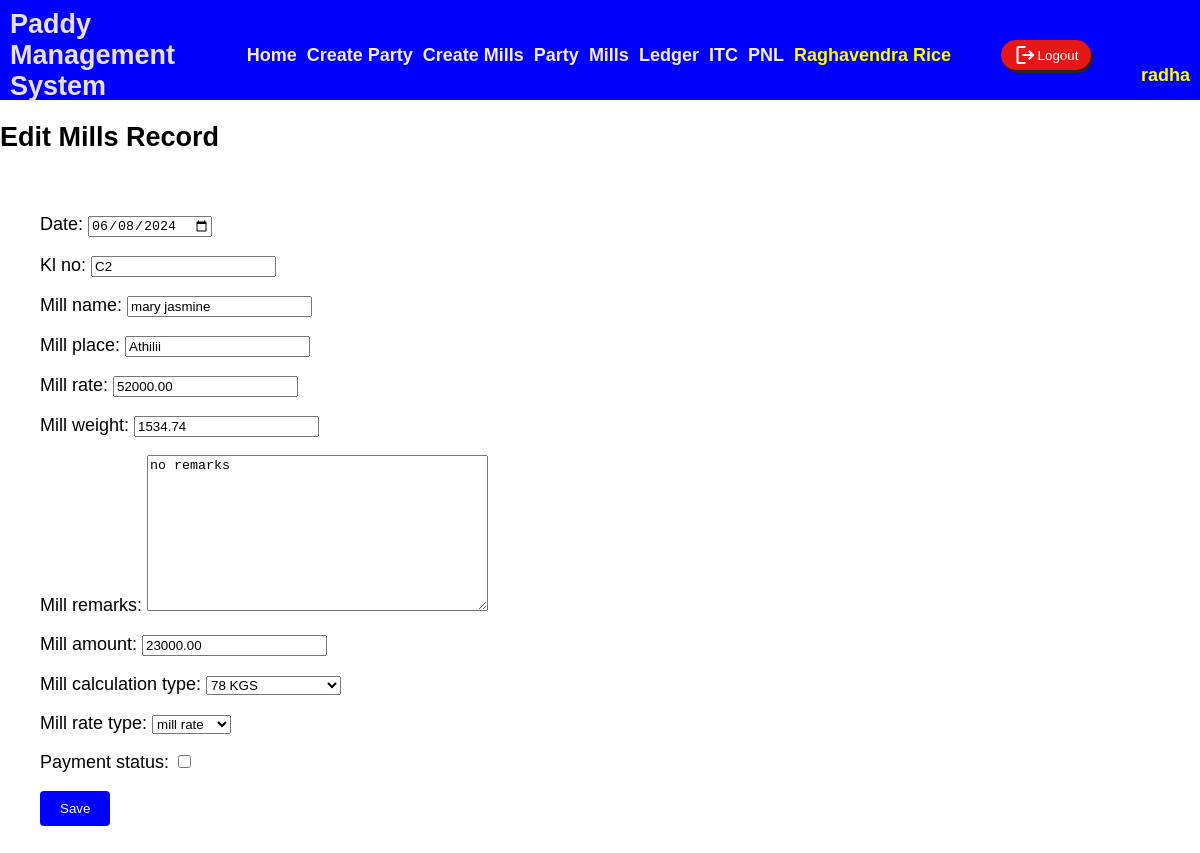
The page /mills-record/10/edit/ (signed in) on the database its author committed.
### paddymastersystem/models.py (models this page shows)
class MillsRecord(models.Model):
    date = models.DateField()
    kl_no = models.CharField(max_length=100)
    mill_name = models.CharField(max_length=100)
    mill_place = models.CharField(max_length=100)
    mill_rate = models.DecimalField(max_digits=10, decimal_places=2)
    mill_weight = models.DecimalField(max_digits=10, decimal_places=2)
    mill_remarks = models.TextField(blank=True)
    mill_amount = models.DecimalField(max_digits=10, decimal_places=2)
    MILL_CALCULATION_CHOICES = [
        ('BAGS_X4', 'BAGS X 4'),
        ('78KGS', '78 KGS'),
        ('79KGS', '79 KGS'),
        ('79_Delivery', '79 Delivery'),
        ('78_Delivery', '78 Delivery'),
        ('BAGS_X4_Delivery', 'BAGS X 4 Delivery'),
    ]
    mill_calculation_type = models.CharField(choices=MILL_CALCULATION_CHOICES, max_length=50)
    mill_rate_type = models.CharField(max_length=100, choices=(('party rate', 'party rate'), ('mill rate', 'mill rate')))
    payment_status = models.BooleanField(default=False)

### paddymastersystem/views.py (the view)
# urls.py: path('mills-record/<int:pk>/edit/', views.edit_mills_record, name='edit_mills_record'),
@login_required(login_url='login')
def edit_mills_record(request, pk):
    mills_record = get_object_or_404(MillsRecord, pk=pk)
    if request.method == 'POST':
        form = MillRecordForm(request.POST, instance=mills_record)
        if form.is_valid():
            form.save()
            messages.success(request, 'Mills record updated successfully.')
            return redirect('mills_detail_view', pk=pk)
        else:
            messages.error(request, 'Please correct the errors below.')
    else:
        form = MillRecordForm(instance=mills_record)
    return render(request, 'mills/edit_mills_record.html', {'form': form})

### paddymastersystem/forms.py
class MillRecordForm(forms.ModelForm):
    class Meta:
        model = MillsRecord
        fields = '__all__'
        widgets = {
            'date': forms.DateInput(attrs={'type': 'date'}),
        }

### templates/mills/edit_mills_record.html (shortened to what this page needs)
{% extends "common.html" %}
{% block content %}
<h2>Edit Mills Record</h2>
<form method="post">
    {{ form.as_p }}
    <div class="form-group">
        <input type="submit" value="Save">
    </div>
</form>
{% endblock %}

### templates/common.html (shortened to what this page needs)
<!DOCTYPE html>
<html lang="en">
<head>
</head>
<body>
    <header>
        <h3 class="logo">Paddy Management System</h3>
        {% if user.is_authenticated %}
        <div class="nav-links">
            <h3><a href="{% url 'homepage' %}">Home</a></h3>
            <h3><a href="{% url 'add_party_record' %}">Create Party</a></h3>
            <h3><a href="{% url 'add_mill_record' %}">Create Mills</a></h3>
            <h3><a href="{% url 'party' %}">Party</a></h3>
            <h3><a href="{% url 'mills' %}">Mills</a></h3>
            <h3><a href="{% url 'ledger' %}">Ledger</a></h3>
            <h3><a href="{% url 'interest_entry' %}">ITC</a></h3>
            <h3><a href="{% url 'view_records' %}">PNL</a></h3>
            <h3 style="color:yellow">Raghavendra Rice</h3>
            <form method="post" action="{% url 'logout' %}">
                <button type="submit" id="buttn"><span class="material-symbols-outlined">logout</span> Logout</button>
            </form>
            <h3 style="color:yellow;display: flex; margin-top: 40px;">{{ request.user.username }}</h3>
        </div>
        {% endif %}
    </header>
    {% block content %}{% endblock %}
</body>
</html>

### templates/common.html (style rules this page uses)
body { margin: 0; height: 100vh; font-family: Arial, sans-serif; }
header { display: grid; grid-template-columns: 1fr auto; align-items: center; background-color: blue; width: 100%; height: 100px; color: rgb(234, 223, 223); padding: 0 10px; }
.logo { justify-self: start; font-size: 1.5em; }
.nav-links { display: flex; gap: 10px; align-items: center; flex-wrap: wrap; }
a { text-decoration: none; color: rgb(244, 234, 234); }
h3 { margin: 0; font-size: 1em; }
#buttn { display: flex; align-items: center; justify-content: center; background-color: rgb(230, 23, 23); width: 90px; height: 30px; box-shadow: 2px 3px rgb(37, 38, 37); border-radius: 20px; color: white; cursor: pointer; border: none; }
@media only screen and (min-width: 768px) { body { font-size: 18px; } }
@media only screen and (min-width: 768px) { .nav-links { padding: 0 20px; } }
.nav-links { display: flex; flex-wrap: wrap; }
.nav-links { flex: 1 1 auto; }

### templates/mills/edit_mills_record.html (style rules this page uses)
form { margin: 20px; padding: 20px; border-radius: 5px; }
.form-group { margin-bottom: 15px; }
.form-group input, .form-group select, .form-group textarea { width: 100%; padding: 8px; border: 1px solid #ccc; border-radius: 4px; box-sizing: border-box; }
.form-group input[type="submit"] { width: auto; background-color: blue; color: white; border: none; padding: 10px 20px; cursor: pointer; }

### rows shown on the page
MillsRecord: date "06/08/2024", kl_no "C2", mill_name "mary jasmine", mill_place "Athilii", mill_rate "52000.00", mill_weight "1534.74", mill_remarks "no remarks", mill_amount "23000.00", mill_calculation_type "78 KGS", mill_rate_type "mill rate"

### other values the page prints
{{ request.user.username }} "radha"
